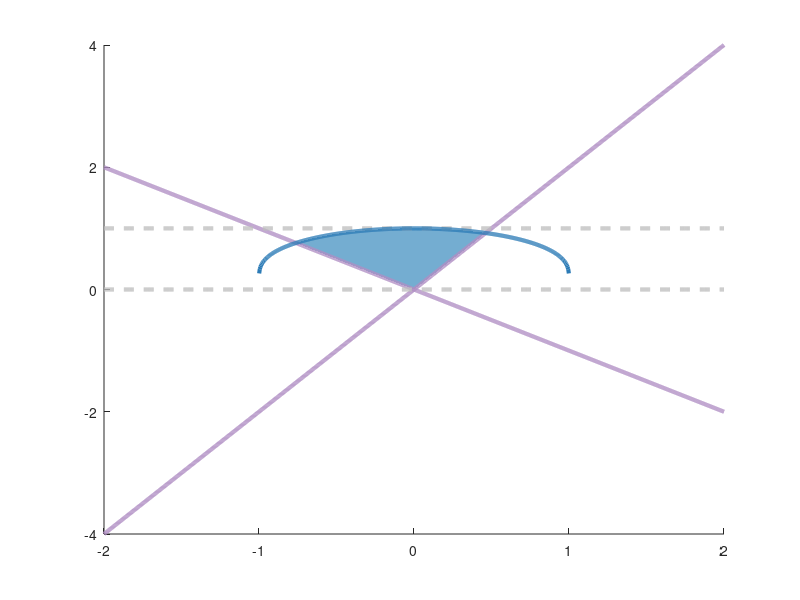

Write the MATLAB code that produced this figure. (Note: this script raises an error after producing the figure.)
close all
clear
% Define parameters
V  = 1;    % adjust as needed
r = 2;    % set zp
ymax=1.5;

% Define x and y ranges
x = linspace(-(1), (1), 800);  % stay within domain of log
y = linspace(-0.1, ymax, 800);
[J, II] = meshgrid(x, y);

% Compute the upper bound: y < xV / log(...)
denominator = log((1 + J) ./ (1 - J));
upperBound = 2*J .* V./ denominator;


% Inequality conditions

% Inequality conditions
cond1 = II > 0;
cond2 = II < upperBound; % region less than transition current (Eqn 79)
cond3 = II > -2*J/r; %Eqn 77 (physical constraint)
cond4 = II >  2*J; %Eqn 77 (physical constraint)
cond5 = J <= 1; % Eqn 77 (limiting current)
cond6 = J >= -1; %Eqn 77 (limiting current)

% near-Gouy-Chapman Region
regionGC = cond1 & cond2 &cond3 &cond4;

% near-Limiting Current Region
regionLC = cond1 & cond3 & cond4 & cond5 & cond6; 

% Plot the shaded region
figure();
hold on

colors = [
    44/255, 123/255, 182/255;  % "#2C7BB6" - dark blue
    116/255, 173/255, 209/255; % "#74ADD1" - medium blue
    171/255, 217/255, 233/255; % "#ABD9E9" - light blue
    189/255, 189/255, 189/255; % "#BDBDBD" - light grey centre
    215/255, 181/255, 216/255; % "#D7B5D8" - light purple
    175/255, 141/255, 195/255; % "#AF8DC3" - medium purple
    118/255, 42/255, 131/255   % "#762A83" - dark purple
];
h2 = imagesc(x, y, regionLC);
set(h2, 'AlphaData', regionLC * 0.2);  % light blue for LC region
h1 = imagesc(x, y, regionGC);
set(h1, 'AlphaData', regionGC * 0.8);
colormap(gca, [1 1 1; colors(2,:)]); % medium blue for GC region

set(gca, 'YDir', 'normal');

% ==== boundaries =====
x_line = linspace(-(1+1), (1+1), 1000);
% II = -2J/r (Eqn 77)
plot(x_line, -2/r*x_line, 'LineWidth', 3, 'Color', colors(6,:)); 
% I=2J (Eqn 77)
plot(x_line, 2*x_line, 'LineWidth', 3, 'Color', colors(6,:));
% II = 0
plot(x_line, zeros(size(x_line)), '--', 'LineWidth', 3, 'Color', colors(4,:)); 
% II = V
plot(x_line, V*ones(size(x_line)), '--', 'LineWidth', 3, 'Color', colors(4,:)); 
% II = JV / log((1+J)/(1-J)) (Eqn 79)
safe_x = x_line(abs(x_line) < 1-1e-4); % stay within log domain
y_curve = (2*safe_x .* V) ./ log((1 + safe_x) ./ (1 - safe_x));
plot(safe_x, y_curve, 'LineWidth', 3, 'Color', colors(1,:));
% Intersections
xline(tanh(V/2), '--','Color', colors(4,:), 'LineWidth', 3); 
xline(-tanh(r*V/2), '--','Color', colors(4,:), 'LineWidth', 3); 
xline(1, 'Color', colors(7,:), 'LineWidth', 3);
xline(-1, 'Color', colors(7,:), 'LineWidth', 3); 

%% == Plotting Settings ==
axis tight;
grid off;
ax = gca;
% Margins
margin = 0.03;
ax.Position = [margin, margin, 1-2*margin, 1-2*margin];
% Domain/Range
ylim([-0.1 ymax]);
xlim([-(1.2) (1.2)]);
x_limits = xlim;
y_limits = ylim;
% Ticks
ax.XTickLabel = [];
ax.YTickLabel = [];
ax.XTick = [];
ax.YTick = [];
ax.XMinorTick = 'off';
ax.YMinorTick = 'off';
%Draw a rectangle for the frame to match Mathematica plots
rectangle('Position', [x_limits(1), y_limits(1), ...
                      x_limits(2)-x_limits(1), y_limits(2)-y_limits(1)], ...
          'LineWidth', 2, ...
          'EdgeColor', 'black', ...
          'LineStyle', '-', ...
          'FaceColor', 'none');
uistack(gca, 'top');

% Image export
exportgraphics(gcf, ...
    fullfile(fileparts(fileparts(mfilename('fullpath'))), 'figures', 'Figure7.pdf'), ...
    'ContentType', 'vector', 'Resolution', 600);
%Figure annotations made in Canva software
